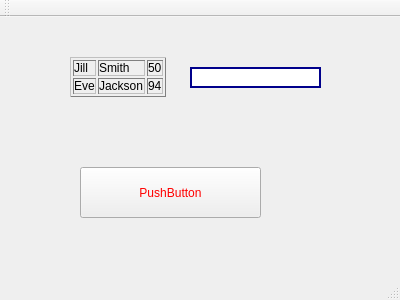
<?xml version="1.0" encoding="UTF-8"?>
<ui version="4.0">
 <class>MainWindow</class>
 <widget class="QMainWindow" name="MainWindow">
  <property name="geometry">
   <rect>
    <x>0</x>
    <y>0</y>
    <width>400</width>
    <height>300</height>
   </rect>
  </property>
  <property name="windowTitle">
   <string>MainWindow</string>
  </property>
  <property name="styleSheet">
   <string notr="true">background-image: url(:/img/img/fireworks.jfif);</string>
  </property>
  <widget class="QWidget" name="centralWidget">
   <widget class="QLabel" name="label">
    <property name="geometry">
     <rect>
      <x>70</x>
      <y>20</y>
      <width>221</width>
      <height>81</height>
     </rect>
    </property>
    <property name="text">
     <string>&lt;table border=&quot;1&quot; style=&quot;width 100%&quot;&gt;
&lt;tr&gt;
  &lt;td&gt;Jill&lt;/td&gt;
  &lt;td&gt;Smith&lt;/td&gt;
  &lt;td&gt;50&lt;/td&gt;
&lt;/tr&gt;
&lt;tr&gt;
  &lt;td&gt;Eve&lt;/td&gt;
  &lt;td&gt;Jackson&lt;/td&gt;
  &lt;td&gt;94&lt;/td&gt;
&lt;/tr&gt;
&lt;/table&gt;
</string>
    </property>
   </widget>
   <widget class="QPushButton" name="pushButton">
    <property name="geometry">
     <rect>
      <x>80</x>
      <y>150</y>
      <width>181</width>
      <height>51</height>
     </rect>
    </property>
    <property name="styleSheet">
     <string notr="true">color:red;
font: bold italic large &quot;Times New Roman&quot;;
font-size:12px;</string>
    </property>
    <property name="text">
     <string>PushButton</string>
    </property>
   </widget>
   <widget class="QLineEdit" name="lineEdit">
    <property name="geometry">
     <rect>
      <x>190</x>
      <y>50</y>
      <width>131</width>
      <height>21</height>
     </rect>
    </property>
    <property name="styleSheet">
     <string notr="true">border-width: 2px;
border-style: solid;
border-color: darkblue;</string>
    </property>
   </widget>
  </widget>
  <widget class="QMenuBar" name="menuBar">
   <property name="geometry">
    <rect>
     <x>0</x>
     <y>0</y>
     <width>400</width>
     <height>26</height>
    </rect>
   </property>
  </widget>
  <widget class="QToolBar" name="mainToolBar">
   <attribute name="toolBarArea">
    <enum>TopToolBarArea</enum>
   </attribute>
   <attribute name="toolBarBreak">
    <bool>false</bool>
   </attribute>
  </widget>
  <widget class="QStatusBar" name="statusBar"/>
 </widget>
 <layoutdefault spacing="6" margin="11"/>
 <resources/>
 <connections/>
</ui>
